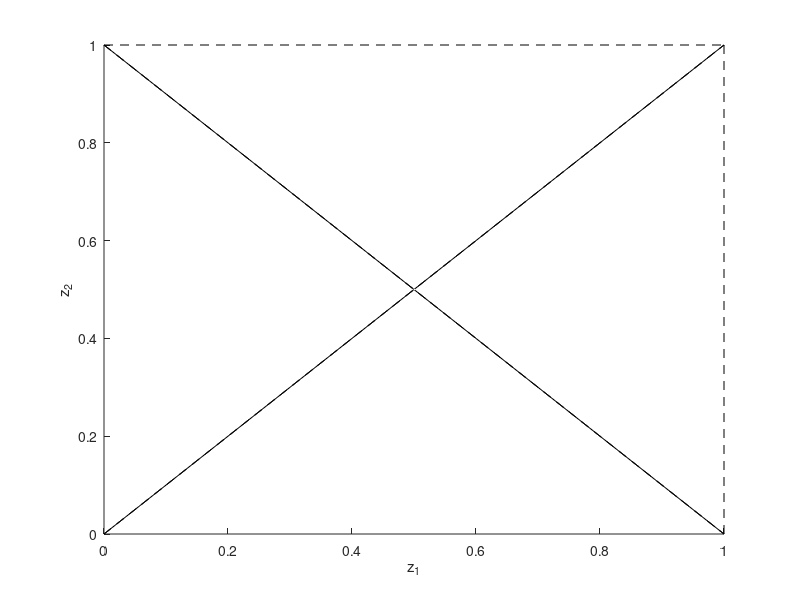
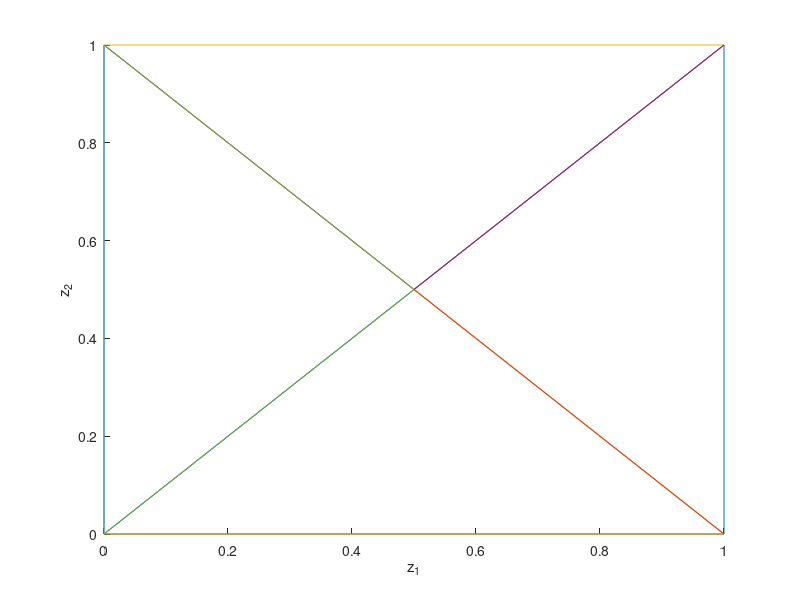

Write MATLAB code to recreate these figures, in order.


close all
%a=rand(4,2)
a=[];
a=[a; 
   0 0;
   0 1;
   1 0;
   1 1;
   0.5 0.5];
tri=delaunay(a(:,1),a(:,2))
ntri=size(tri,1);

par=[0 0 0 0 1];

figure(1)
hold on

%tRIsurf(tri,a(:,1),a(:,2),par',par');

%colormap([1 1 1])
xlabel('z_1')
ylabel('z_2')
zlabel('A_i(z)')
plot3([0, 1],[0, 1],[0, 0],'k--')
plot3([0, 1],[1, 1],[0, 0],'k--')
plot3([1, 1],[0, 1],[0, 0],'k--')
plot3([0, 1],[1, 0],[0, 0],'k--')
plot3([0, 0.5],[0, 0.5],[0, 1],'k')
plot3([1, 0.5],[0, 0.5],[0, 1],'k')
plot3([0, 0.5],[1 0.5],[0, 1],'k')
plot3([1, 0.5],[1, 0.5],[0, 1],'k')
grid off

hold off


figure(2) %plot the triangules
hold on
node=a;
for i=1:ntri
   plot([node(tri(i,1),1) node(tri(i,2),1)], [node(tri(i,1),2) node(tri(i,2),2)])
   plot([node(tri(i,1),1) node(tri(i,3),1)], [node(tri(i,1),2) node(tri(i,3),2)])
   plot([node(tri(i,2),1) node(tri(i,3),1)], [node(tri(i,2),2) node(tri(i,3),2)])
end
xlabel('z_1')
ylabel('z_2')


%checking the barycentric coordinates

a1=[0 0;
   0 1
   0.5 0.5];

mem=eye(3)
(inv([a1 ones(3,1)]')*[0.3 0.1 1]')'*mem*[0 0 1]'

